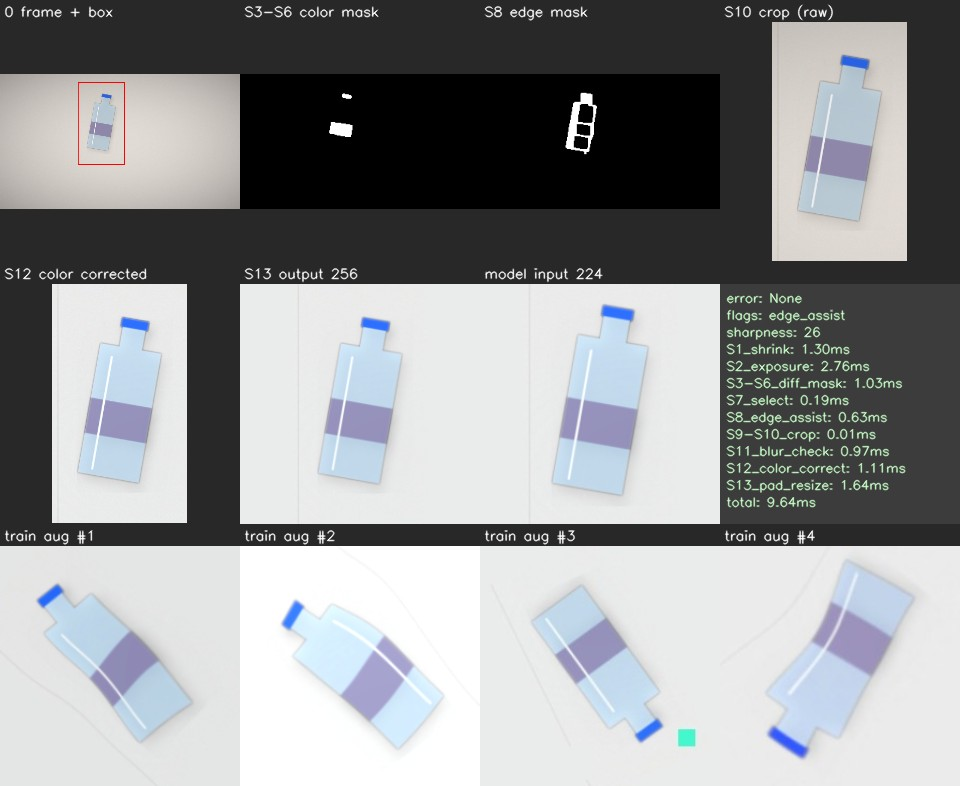
#> input picture preprocess/전처리_단계_시각화_예시.jpg, 960 x 786 px; its folder holds only this picture in this run
$ python -i preprocess.py   (imports and definitions only)   (older library calls are emulated)
#> lines starting #> are read from the running program, lines starting #| are printed output that depends on the picture
"""
에코소트 전처리 모듈 (전처리 상세 설계 S1~S14 구현).

핵심 원칙 P5: 학습 데이터 준비와 장치 실시간 추론이 '같은 함수'를 쓴다.
  - 학습 데이터·장치 공통: EcoPreprocessor.process(frame, out_size=256) → 256x256
  - 검증·장치 추론:       center_crop(img, 224)   (학습은 augment()의 랜덤 크롭으로 224)
  - 모델 입력 변환:       normalize(img)  (학습 Dataset과 장치 Classifier가 공통 사용)
  - 전처리 설정:          data/pre_config.json 을 학습과 장치가 함께 읽는다
"""
from __future__ import annotations

import json
import time
from dataclasses import asdict, dataclass, field
from pathlib import Path

import cv2
import numpy as np

from .config import IMAGENET_MEAN, IMAGENET_STD, PRE_CONFIG_PATH, PreConfig, list_images


# [5 lines that did not run here, left out]


# [4 lines that did not run here, left out]


@dataclass
class PreResult:
    """전처리 결과. image가 None이면 error에 이유가 들어 있다."""
    image: np.ndarray | None
    error: str | None = None            # light_error / no_object / multi_object
    flags: list = field(default_factory=list)  # edge_assist / edge_fallback / blurry / saturated
    box: tuple | None = None            # 원본 좌표 크롭 영역 (x0, y0, x1, y1)
    sharpness: float = 0.0              # S11 라플라시안 분산 (흐림 기준값 재설정에 사용)

    @property
    def ok(self) -> bool:
        return self.image is not None


# [6 lines left out: function _edge_map, not called in this run]


class _StepTimer:
    """단계별 처리 시간(ms)과 중간 이미지를 debug dict에 기록. debug가 None이면 아무것도 하지 않는다."""

    # [14 lines left out: functions __init__, lap, not called in this run]


# [174 lines that did not run here, left out]


# ---------------------------------------------------------------------------
# S14 모델 입력 변환 (학습 Dataset과 장치 추론이 공통으로 사용)
# ---------------------------------------------------------------------------
# [1 line that did not run here, left out]
# [1 line that did not run here, left out]


# [18 lines left out: functions normalize, border_color, center_crop, not called in this run]

>>> import cv2
>>> picture = cv2.imread('../../../전처리_단계_시각화_예시.jpg')
#> picture is the input picture: shape (786, 960, 3); mean B, G, R 150.6, 148.7, 146.7
>>> result = _edge_map(picture)
#> in _edge_map, `gray = cv2.cvtColor(img_bgr, cv2.COLOR_BGR2GRAY)`:
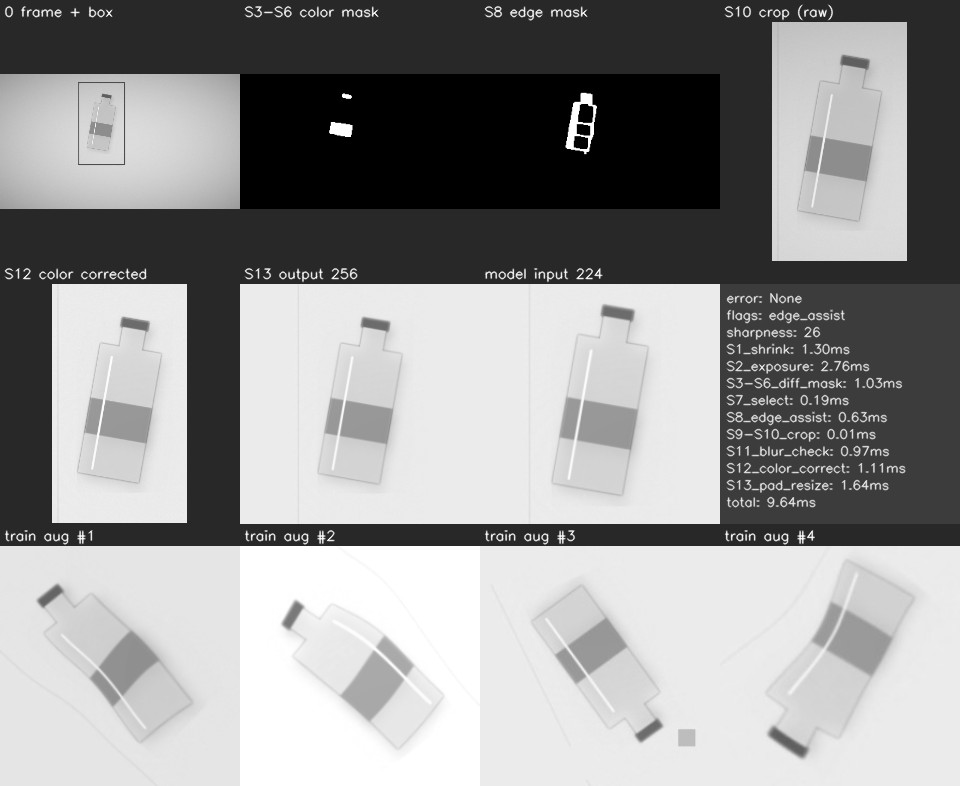
#> gray: shape (786, 960); min 0, max 255, mean 148.3
#> in _edge_map, `gx = cv2.Sobel(gray, cv2.CV_32F, 1, 0, ksize=3)`:
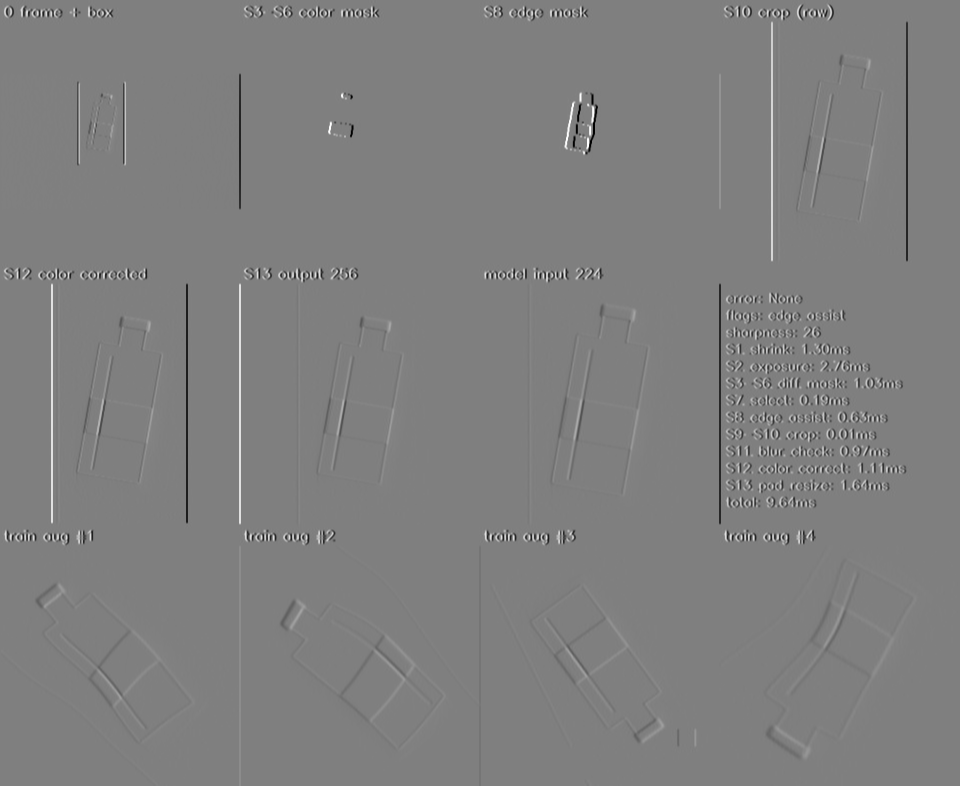
#> gx: shape (786, 960) float32; min -1020, max 1020, mean -0.1; drawn with min black and max white
#> in _edge_map, `gy = cv2.Sobel(gray, cv2.CV_32F, 0, 1, ksize=3)`:
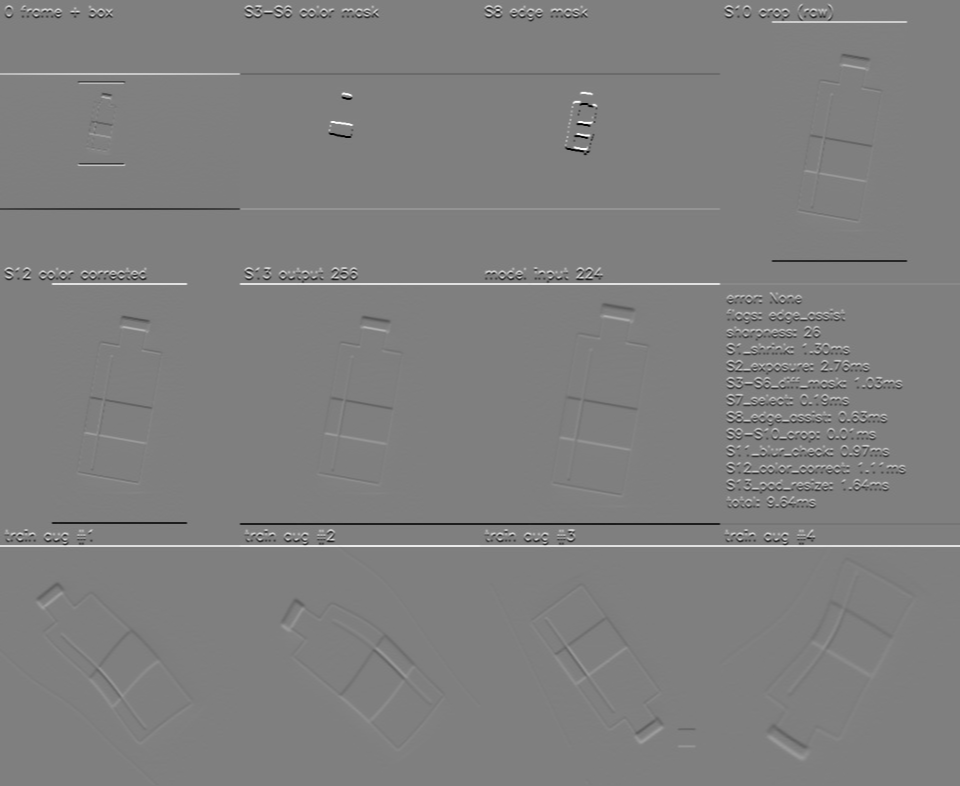
#> gy: shape (786, 960) float32; min -1018, max 1018, mean 2; drawn with min black and max white
#> in _edge_map, `return cv2.magnitude(gx, gy)`:
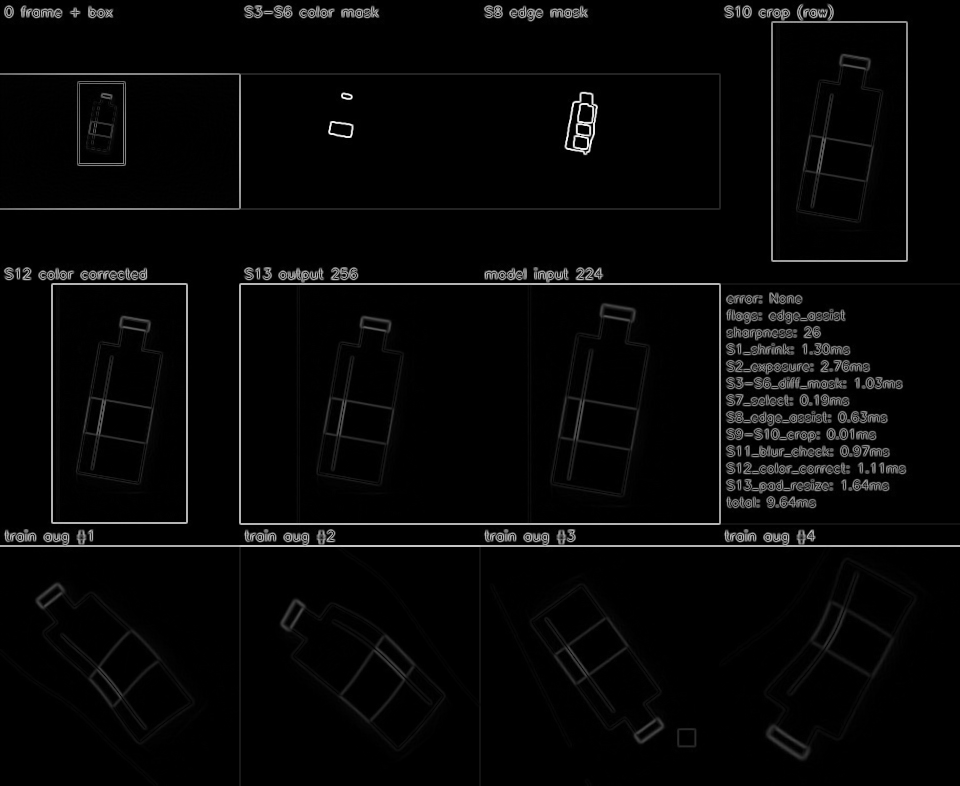
#> returned value: shape (786, 960) float32; min 0, max 1103.4, mean 30.3; drawn with min black and max white
